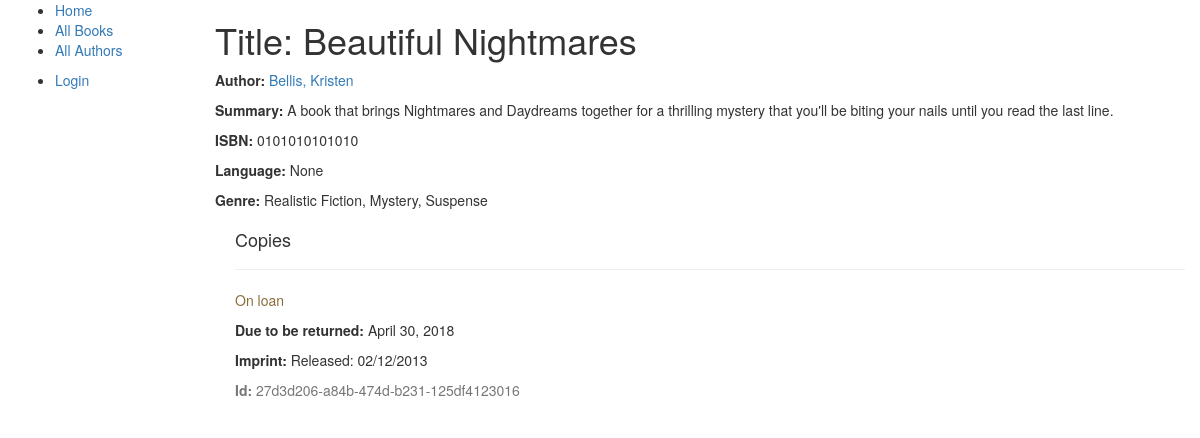
/catalog/book/1, run on the app's committed database.
### catalog/models.py (models this page shows, shortened)
class Book(models.Model):
    title = models.CharField(max_length=200)
    author = models.ForeignKey('Author', on_delete=models.SET_NULL, null=True)
    summary = models.TextField(max_length=1000, help_text='Enter a brief description of the book')
    isbn = models.CharField('ISBN' ,max_length=13, help_text='13 Character <a href="https://www.isbn-international.org/content/what-isbn">ISBN number</a>')
    genre = models.ManyToManyField(Genre, help_text='Select a genre for this book')
    language = models.ForeignKey('Language', on_delete=models.SET_NULL, null=True)

class Author(models.Model):
    firstName = models.CharField(max_length=100)
    lastName = models.CharField(max_length=100)
    dateOfBirth = models.DateField(null=True, blank=True)
    dateOfDeath = models.DateField('Died', null=True, blank=True)
    class Meta:
        ordering = ["lastName", "firstName"]
    def __str__(self):
        return '{0}, {1}'.format(self.lastName,self.firstName)

class Genre(models.Model):
    name = models.CharField(max_length=200, help_text="Enter a Book Genre (e.g. Science Fiction, Romance, Horror, etc.)")
    def __str__(self):
        return self.name

class BookInstance(models.Model):
    id =  models.UUIDField(primary_key=True, default=uuid.uuid4, help_text="Unique ID for this particular book accross whole library")
    book = models.ForeignKey('Book', on_delete=models.SET_NULL, null=True)
    imprint = models.CharField(max_length=200)
    dueBack = models.DateField(null=True, blank=True)
    borrower = models.ForeignKey(User, on_delete=models.SET_NULL, null=True, blank=True)
    LOAN_STATUS = (
        ('m', 'Maintenance'),
        ('o', 'On loan'),
        ('a', 'Available'),
        ('r', 'Reserved'),
    )
    status = models.CharField(max_length=1, choices=LOAN_STATUS, blank=True, default='m', help_text='Book availability')
    class Meta:
        ordering = ["dueBack"]
        permissions = (('canMarkReturned', 'Set Book As Returned'),)

### catalog/views.py (the view)
# urls.py: path('book/<int:pk>', views.BookDetailView.as_view(), name='book-detail'),
class BookDetailView(generic.DetailView):
    model = Book

### catalog/templates/catalog/book_detail.html
{% extends "base_generic.html" %}
{% block content %}
<h1>Title: {{ book.title }}</h1>
<p><strong>Author:</strong> <a href="{% url 'author-detail' book.author.pk %}">{{ book.author }}</a></p>
<p><strong>Summary:</strong> {{ book.summary }}</p>
<p><strong>ISBN:</strong> {{ book.isbn }}</p>
<p><strong>Language:</strong> {{ book.language }}</p>
<p><strong>Genre:</strong> {% for genre in book.genre.all %}{{genre}}{% if not forloop.last %}, {% endif %}{% endfor %}</p>
<div style="margin-left:20px;margin-top:20px">
<h4>Copies</h4>
{% for copy in book.bookinstance_set.all %}
<hr>
<p class="{% if copy.status == 'a' %}text-success{% elif copy.status == 'd' %}text-danger{% else %}text-warning{% endif %}">{{ copy.get_status_display }}</p>
{% if copy.status != 'a' %}<p><strong>Due to be returned:</strong> {{copy.dueBack}}</p>{% endif %}
<p><strong>Imprint:</strong> {{copy.imprint}}</p>
<p class="text-muted"><strong>Id:</strong> {{copy.id}}</p>
{% endfor %}
</div>
{% endblock %}

### catalog/templates/base_generic.html (shortened to what this page needs)
<!DOCTYPE html>
<html lang="en">
<head>
  <link rel="stylesheet" href="https://maxcdn.bootstrapcdn.com/bootstrap/3.3.7/css/bootstrap.min.css">
  {% load static %}
  <link rel="stylesheet" href="{% static 'css/styles.css' %}">
</head>
<body>
<div class="container-fluid">
<div class="row">
  <div class="col-sm-2">
  {% block sidebar %}
  <ul class="sidebar-nav">
    <li><a href="{% url 'index' %}">Home</a></li>
    <li><a href="{% url 'books' %}">All Books</a></li>
    <li><a href="{% url 'authors' %}">All Authors</a></li>
  </ul>
  <ul class="sidebar-nav">
   {% if user.is_authenticated %}
     <li>User: {{ user.get_username }}</li>
     <li><a href="{% url 'my-borrowed' %}">My Borrowed</a></li>
     <li><a href="{% url 'logout'%}?next={{request.path}}">Logout</a></li>
   {% else %}
     <li><a href="{% url 'login'%}?next={{request.path}}">Login</a></li>
   {% endif %}
  </ul>
{% endblock %}
  </div>
  <div class="col-sm-10 ">
  {% block content %}{% endblock %}
  </div>
</div>
</div>
</body>
</html>

### data on the page
Book: title "Beautiful Nightmares", author "Bellis, Kristen", summary "A book that brings Nightmares and Daydreams together for a thrilling mystery that you'll be biting your nails until you read the last line.", isbn "0101010101010", language "None"
Genre: name "Realistic Fiction"
Genre: name "Mystery"
Genre: name "Suspense"
BookInstance: status "On loan", dueBack "April 30, 2018", imprint "Released: 02/12/2013", id "27d3d206-a84b-474d-b231-125df4123016"
